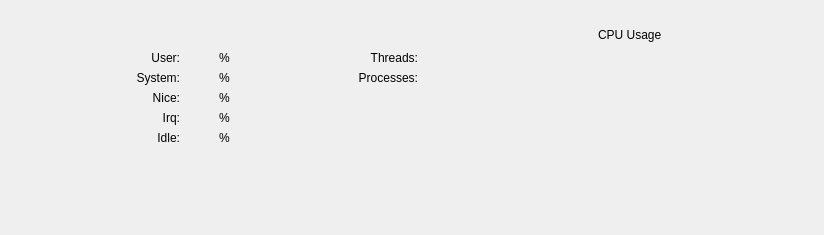
<?xml version="1.0" encoding="UTF-8"?>
<ui version="4.0">
    <class>TabCPU</class>
    <widget class="QWidget" name="TabCPU">
        <property name="geometry">
            <rect>
                <x>0</x>
                <y>0</y>
                <width>824</width>
                <height>235</height>
            </rect>
        </property>
        <property name="windowTitle">
            <string>Form</string>
        </property>
        <property name="layoutDirection">
            <enum>Qt::LeftToRight</enum>
        </property>
        <property name="autoFillBackground">
            <bool>false</bool>
        </property>
        <layout class="QVBoxLayout" name="verticalLayout_2">
            <property name="leftMargin">
                <number>0</number>
            </property>
            <property name="topMargin">
                <number>0</number>
            </property>
            <property name="rightMargin">
                <number>0</number>
            </property>
            <property name="bottomMargin">
                <number>0</number>
            </property>
            <item>
                <layout class="QVBoxLayout" name="CPUMainVLayout">
                    <property name="spacing">
                        <number>6</number>
                    </property>
                    <item>
                        <spacer name="verticalSpacer_1">
                            <property name="orientation">
                                <enum>Qt::Vertical</enum>
                            </property>
                            <property name="sizeType">
                                <enum>QSizePolicy::Fixed</enum>
                            </property>
                            <property name="sizeHint" stdset="0">
                                <size>
                                    <width>20</width>
                                    <height>25</height>
                                </size>
                            </property>
                        </spacer>
                    </item>
                    <item>
                        <layout class="QGridLayout" name="CPUgridLayout">
                            <property name="leftMargin">
                                <number>20</number>
                            </property>
                            <property name="rightMargin">
                                <number>20</number>
                            </property>
                            <item row="4" column="1">
                                <widget class="QLabel" name="label_irq">
                                    <property name="toolTip">
                                        <string>&lt;html&gt;&lt;head/&gt;&lt;body&gt;&lt;p&gt;Time spent for servicing
                                            hardware interrupts&lt;/p&gt;&lt;/body&gt;&lt;/html&gt;
                                        </string>
                                    </property>
                                    <property name="text">
                                        <string>Irq:</string>
                                    </property>
                                    <property name="alignment">
                                        <set>Qt::AlignRight|Qt::AlignTrailing|Qt::AlignVCenter</set>
                                    </property>
                                </widget>
                            </item>
                            <item row="1" column="6" alignment="Qt::AlignRight|Qt::AlignVCenter">
                                <widget class="QLabel" name="label_threads">
                                    <property name="text">
                                        <string>Threads:</string>
                                    </property>
                                    <property name="alignment">
                                        <set>Qt::AlignRight|Qt::AlignTrailing|Qt::AlignVCenter</set>
                                    </property>
                                </widget>
                            </item>
                            <item row="2" column="4">
                                <widget class="QLabel" name="label_system_unit">
                                    <property name="text">
                                        <string>%</string>
                                    </property>
                                </widget>
                            </item>
                            <item row="3" column="5" alignment="Qt::AlignLeft">
                                <widget class="ColorButton" name="color_picker_nice_value" native="true"/>
                            </item>
                            <item row="1" column="8">
                                <widget class="QLabel" name="label_threads_value">
                                    <property name="styleSheet">
                                        <string notr="true"/>
                                    </property>
                                    <property name="text">
                                        <string/>
                                    </property>
                                    <property name="alignment">
                                        <set>Qt::AlignRight|Qt::AlignTrailing|Qt::AlignVCenter</set>
                                    </property>
                                </widget>
                            </item>
                            <item row="1" column="1">
                                <widget class="QLabel" name="label_user">
                                    <property name="toolTip">
                                        <string>&lt;html&gt;&lt;head/&gt;&lt;body&gt;&lt;p&gt;Time spent by normal
                                            processes executing in user mode&lt;/p&gt;&lt;/body&gt;&lt;/html&gt;
                                        </string>
                                    </property>
                                    <property name="text">
                                        <string>User:</string>
                                    </property>
                                    <property name="alignment">
                                        <set>Qt::AlignRight|Qt::AlignTrailing|Qt::AlignVCenter</set>
                                    </property>
                                </widget>
                            </item>
                            <item row="2" column="3">
                                <widget class="QLabel" name="label_system_value">
                                    <property name="toolTip">
                                        <string/>
                                    </property>
                                    <property name="styleSheet">
                                        <string notr="true"/>
                                    </property>
                                    <property name="text">
                                        <string/>
                                    </property>
                                    <property name="alignment">
                                        <set>Qt::AlignRight|Qt::AlignTrailing|Qt::AlignVCenter</set>
                                    </property>
                                </widget>
                            </item>
                            <item row="3" column="1">
                                <widget class="QLabel" name="label_nice">
                                    <property name="toolTip">
                                        <string>&lt;html&gt;&lt;head/&gt;&lt;body&gt;&lt;p&gt;Time spent by niced
                                            (prioritized) processes executing in user mode&lt;/p&gt;&lt;/body&gt;&lt;/html&gt;
                                        </string>
                                    </property>
                                    <property name="text">
                                        <string>Nice:</string>
                                    </property>
                                    <property name="alignment">
                                        <set>Qt::AlignRight|Qt::AlignTrailing|Qt::AlignVCenter</set>
                                    </property>
                                </widget>
                            </item>
                            <item row="3" column="4">
                                <widget class="QLabel" name="label_nice_unit">
                                    <property name="text">
                                        <string>%</string>
                                    </property>
                                </widget>
                            </item>
                            <item row="5" column="5" alignment="Qt::AlignLeft">
                                <widget class="ColorButton" name="color_picker_idle_value" native="true"/>
                            </item>
                            <item row="2" column="1">
                                <widget class="QLabel" name="label_system">
                                    <property name="toolTip">
                                        <string comment="toolTip information"
                                                extracomment="That is HTML format in case of formating needed">&lt;html&gt;&lt;head/&gt;&lt;body&gt;&lt;p&gt;Time
                                            spent by processes executing in kernel mode.&lt;/p&gt;&lt;/body&gt;&lt;/html&gt;
                                        </string>
                                    </property>
                                    <property name="text">
                                        <string>System:</string>
                                    </property>
                                    <property name="alignment">
                                        <set>Qt::AlignRight|Qt::AlignTrailing|Qt::AlignVCenter</set>
                                    </property>
                                </widget>
                            </item>
                            <item row="1" column="10" rowspan="5">
                                <widget class="CPUGraphBar" name="widget_graph" native="true">
                                    <property name="sizePolicy">
                                        <sizepolicy hsizetype="MinimumExpanding" vsizetype="MinimumExpanding">
                                            <horstretch>0</horstretch>
                                            <verstretch>0</verstretch>
                                        </sizepolicy>
                                    </property>
                                </widget>
                            </item>
                            <item row="0" column="5">
                                <spacer name="horizontalSpacer_1">
                                    <property name="orientation">
                                        <enum>Qt::Horizontal</enum>
                                    </property>
                                    <property name="sizeType">
                                        <enum>QSizePolicy::MinimumExpanding</enum>
                                    </property>
                                    <property name="sizeHint" stdset="0">
                                        <size>
                                            <width>40</width>
                                            <height>20</height>
                                        </size>
                                    </property>
                                </spacer>
                            </item>
                            <item row="3" column="3">
                                <widget class="QLabel" name="label_nice_value">
                                    <property name="toolTip">
                                        <string/>
                                    </property>
                                    <property name="text">
                                        <string/>
                                    </property>
                                    <property name="alignment">
                                        <set>Qt::AlignRight|Qt::AlignTrailing|Qt::AlignVCenter</set>
                                    </property>
                                </widget>
                            </item>
                            <item row="1" column="3">
                                <widget class="QLabel" name="label_user_value">
                                    <property name="toolTip">
                                        <string/>
                                    </property>
                                    <property name="styleSheet">
                                        <string notr="true">QToolTip { color: #ffffff; border: 0px; }</string>
                                    </property>
                                    <property name="text">
                                        <string/>
                                    </property>
                                    <property name="alignment">
                                        <set>Qt::AlignRight|Qt::AlignTrailing|Qt::AlignVCenter</set>
                                    </property>
                                </widget>
                            </item>
                            <item row="4" column="5" alignment="Qt::AlignLeft">
                                <widget class="ColorButton" name="color_picker_irq_value" native="true"/>
                            </item>
                            <item row="1" column="4">
                                <widget class="QLabel" name="label_user_unit">
                                    <property name="text">
                                        <string>%</string>
                                    </property>
                                </widget>
                            </item>
                            <item row="5" column="3">
                                <widget class="QLabel" name="label_idle_value">
                                    <property name="toolTip">
                                        <string/>
                                    </property>
                                    <property name="text">
                                        <string/>
                                    </property>
                                    <property name="alignment">
                                        <set>Qt::AlignRight|Qt::AlignTrailing|Qt::AlignVCenter</set>
                                    </property>
                                </widget>
                            </item>
                            <item row="5" column="4">
                                <widget class="QLabel" name="label_idle_unit">
                                    <property name="text">
                                        <string>%</string>
                                    </property>
                                </widget>
                            </item>
                            <item row="0" column="0">
                                <spacer name="horizontalSpacer_4">
                                    <property name="orientation">
                                        <enum>Qt::Horizontal</enum>
                                    </property>
                                    <property name="sizeHint" stdset="0">
                                        <size>
                                            <width>40</width>
                                            <height>20</height>
                                        </size>
                                    </property>
                                </spacer>
                            </item>
                            <item row="5" column="1">
                                <widget class="QLabel" name="label_idle">
                                    <property name="toolTip">
                                        <string>Time spent doing nothing</string>
                                    </property>
                                    <property name="text">
                                        <string>Idle:</string>
                                    </property>
                                    <property name="alignment">
                                        <set>Qt::AlignRight|Qt::AlignTrailing|Qt::AlignVCenter</set>
                                    </property>
                                </widget>
                            </item>
                            <item row="2" column="8">
                                <widget class="QLabel" name="label_processes_value">
                                    <property name="styleSheet">
                                        <string notr="true"/>
                                    </property>
                                    <property name="text">
                                        <string/>
                                    </property>
                                    <property name="alignment">
                                        <set>Qt::AlignRight|Qt::AlignTrailing|Qt::AlignVCenter</set>
                                    </property>
                                </widget>
                            </item>
                            <item row="0" column="2">
                                <spacer name="horizontalSpacer_6">
                                    <property name="orientation">
                                        <enum>Qt::Horizontal</enum>
                                    </property>
                                    <property name="sizeType">
                                        <enum>QSizePolicy::Preferred</enum>
                                    </property>
                                    <property name="sizeHint" stdset="0">
                                        <size>
                                            <width>20</width>
                                            <height>20</height>
                                        </size>
                                    </property>
                                </spacer>
                            </item>
                            <item row="1" column="5" alignment="Qt::AlignLeft">
                                <widget class="ColorButton" name="color_picker_user_value" native="true"/>
                            </item>
                            <item row="4" column="4">
                                <widget class="QLabel" name="label_irq_unit">
                                    <property name="text">
                                        <string>%</string>
                                    </property>
                                </widget>
                            </item>
                            <item row="2" column="6" alignment="Qt::AlignRight|Qt::AlignVCenter">
                                <widget class="QLabel" name="label_processes">
                                    <property name="text">
                                        <string>Processes:</string>
                                    </property>
                                    <property name="alignment">
                                        <set>Qt::AlignRight|Qt::AlignTrailing|Qt::AlignVCenter</set>
                                    </property>
                                </widget>
                            </item>
                            <item row="0" column="9">
                                <spacer name="horizontalSpacer_3">
                                    <property name="orientation">
                                        <enum>Qt::Horizontal</enum>
                                    </property>
                                    <property name="sizeType">
                                        <enum>QSizePolicy::MinimumExpanding</enum>
                                    </property>
                                    <property name="sizeHint" stdset="0">
                                        <size>
                                            <width>40</width>
                                            <height>20</height>
                                        </size>
                                    </property>
                                </spacer>
                            </item>
                            <item row="0" column="7">
                                <spacer name="horizontalSpacer_7">
                                    <property name="orientation">
                                        <enum>Qt::Horizontal</enum>
                                    </property>
                                    <property name="sizeType">
                                        <enum>QSizePolicy::Preferred</enum>
                                    </property>
                                    <property name="sizeHint" stdset="0">
                                        <size>
                                            <width>20</width>
                                            <height>20</height>
                                        </size>
                                    </property>
                                </spacer>
                            </item>
                            <item row="0" column="10">
                                <layout class="QHBoxLayout" name="horizontalLayout">
                                    <item>
                                        <spacer name="horizontalSpacer">
                                            <property name="orientation">
                                                <enum>Qt::Horizontal</enum>
                                            </property>
                                            <property name="sizeType">
                                                <enum>QSizePolicy::Expanding</enum>
                                            </property>
                                            <property name="sizeHint" stdset="0">
                                                <size>
                                                    <width>0</width>
                                                    <height>0</height>
                                                </size>
                                            </property>
                                        </spacer>
                                    </item>
                                    <item>
                                        <widget class="QLabel" name="label_cpu_usage">
                                            <property name="text">
                                                <string>CPU Usage</string>
                                            </property>
                                        </widget>
                                    </item>
                                    <item>
                                        <spacer name="horizontalSpacer_2">
                                            <property name="orientation">
                                                <enum>Qt::Horizontal</enum>
                                            </property>
                                            <property name="sizeType">
                                                <enum>QSizePolicy::Expanding</enum>
                                            </property>
                                            <property name="sizeHint" stdset="0">
                                                <size>
                                                    <width>0</width>
                                                    <height>0</height>
                                                </size>
                                            </property>
                                        </spacer>
                                    </item>
                                </layout>
                            </item>
                            <item row="4" column="3">
                                <widget class="QLabel" name="label_irq_value">
                                    <property name="toolTip">
                                        <string/>
                                    </property>
                                    <property name="text">
                                        <string/>
                                    </property>
                                    <property name="alignment">
                                        <set>Qt::AlignRight|Qt::AlignTrailing|Qt::AlignVCenter</set>
                                    </property>
                                </widget>
                            </item>
                            <item row="0" column="11">
                                <spacer name="horizontalSpacer_5">
                                    <property name="orientation">
                                        <enum>Qt::Horizontal</enum>
                                    </property>
                                    <property name="sizeHint" stdset="0">
                                        <size>
                                            <width>40</width>
                                            <height>20</height>
                                        </size>
                                    </property>
                                </spacer>
                            </item>
                            <item row="2" column="5" alignment="Qt::AlignLeft">
                                <widget class="ColorButton" name="color_picker_system_value" native="true"/>
                            </item>
                        </layout>
                    </item>
                    <item>
                        <spacer name="verticalSpacer">
                            <property name="orientation">
                                <enum>Qt::Vertical</enum>
                            </property>
                            <property name="sizeHint" stdset="0">
                                <size>
                                    <width>20</width>
                                    <height>40</height>
                                </size>
                            </property>
                        </spacer>
                    </item>
                </layout>
            </item>
        </layout>
    </widget>
    <customwidgets>
        <customwidget>
            <class>ColorButton</class>
            <extends>QWidget</extends>
            <header>.widget_color_pickup</header>
            <container>1</container>
        </customwidget>
        <customwidget>
            <class>CPUGraphBar</class>
            <extends>QWidget</extends>
            <header>.widget_cpugraphbar</header>
            <container>1</container>
        </customwidget>
    </customwidgets>
    <resources/>
    <connections/>
</ui>
